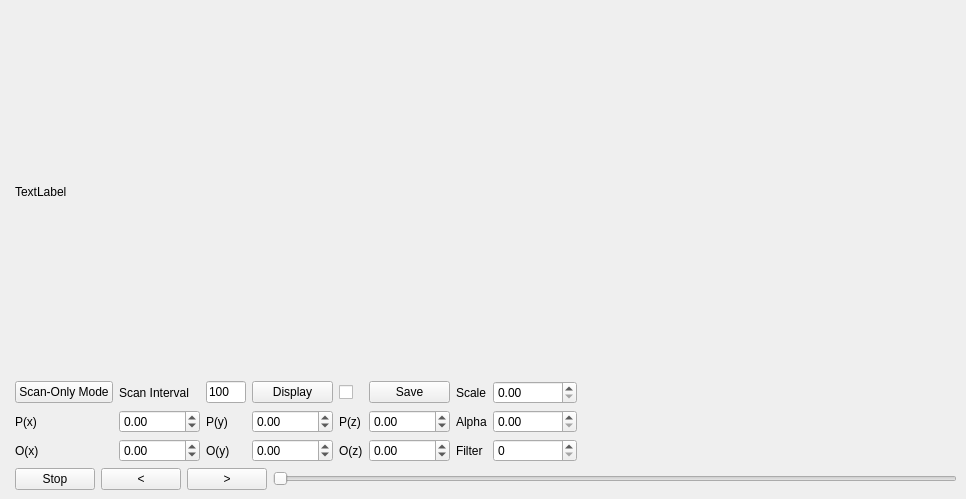
<?xml version="1.0" encoding="UTF-8"?>
<ui version="4.0">
 <class>PCLViewer</class>
 <widget class="QMainWindow" name="PCLViewer">
  <property name="geometry">
   <rect>
    <x>0</x>
    <y>0</y>
    <width>966</width>
    <height>499</height>
   </rect>
  </property>
  <property name="minimumSize">
   <size>
    <width>0</width>
    <height>0</height>
   </size>
  </property>
  <property name="maximumSize">
   <size>
    <width>5000</width>
    <height>5000</height>
   </size>
  </property>
  <property name="windowTitle">
   <string>PCLViewer</string>
  </property>
  <widget class="QWidget" name="centralwidget">
   <layout class="QGridLayout" name="gridLayout">
    <item row="0" column="1">
     <layout class="QHBoxLayout" name="horizontalLayout">
      <item>
       <widget class="QVTKWidget" name="qvtkWidget" native="true"/>
      </item>
      <item>
       <layout class="QVBoxLayout" name="verticalLayout">
        <item>
         <widget class="QLabel" name="ImageLabel">
          <property name="text">
           <string>TextLabel</string>
          </property>
         </widget>
        </item>
        <item>
         <layout class="QGridLayout" name="gridLayout_2">
          <item row="0" column="1">
           <widget class="QLabel" name="ScanIntervalLabel">
            <property name="maximumSize">
             <size>
              <width>16777215</width>
              <height>16777215</height>
             </size>
            </property>
            <property name="text">
             <string>Scan Interval</string>
            </property>
           </widget>
          </item>
          <item row="2" column="7">
           <widget class="QDoubleSpinBox" name="oy">
            <property name="minimum">
             <double>-99999.000000000000000</double>
            </property>
            <property name="maximum">
             <double>99999.000000000000000</double>
            </property>
           </widget>
          </item>
          <item row="2" column="1">
           <widget class="QDoubleSpinBox" name="ox">
            <property name="minimum">
             <double>-99999.000000000000000</double>
            </property>
            <property name="maximum">
             <double>99999.000000000000000</double>
            </property>
           </widget>
          </item>
          <item row="1" column="8">
           <widget class="QLabel" name="label_3">
            <property name="text">
             <string>P(z)</string>
            </property>
           </widget>
          </item>
          <item row="0" column="2">
           <widget class="QLineEdit" name="ScanIntervalEdit">
            <property name="maximumSize">
             <size>
              <width>40</width>
              <height>16777215</height>
             </size>
            </property>
            <property name="text">
             <string>100</string>
            </property>
           </widget>
          </item>
          <item row="0" column="0">
           <widget class="QPushButton" name="VideoModeButton">
            <property name="text">
             <string>Scan-Only Mode</string>
            </property>
           </widget>
          </item>
          <item row="2" column="0">
           <widget class="QLabel" name="label_4">
            <property name="text">
             <string>O(x)</string>
            </property>
           </widget>
          </item>
          <item row="1" column="1">
           <widget class="QDoubleSpinBox" name="px">
            <property name="minimum">
             <double>-99999.000000000000000</double>
            </property>
            <property name="maximum">
             <double>99999.000000000000000</double>
            </property>
           </widget>
          </item>
          <item row="2" column="8">
           <widget class="QLabel" name="label_6">
            <property name="text">
             <string>O(z)</string>
            </property>
           </widget>
          </item>
          <item row="1" column="0">
           <widget class="QLabel" name="label">
            <property name="text">
             <string>P(x)</string>
            </property>
           </widget>
          </item>
          <item row="1" column="7">
           <widget class="QDoubleSpinBox" name="py">
            <property name="minimum">
             <double>-99999.000000000000000</double>
            </property>
            <property name="maximum">
             <double>99999.000000000000000</double>
            </property>
           </widget>
          </item>
          <item row="1" column="9">
           <widget class="QDoubleSpinBox" name="pz">
            <property name="minimum">
             <double>-99999.000000000000000</double>
            </property>
            <property name="maximum">
             <double>99999.000000000000000</double>
            </property>
           </widget>
          </item>
          <item row="2" column="9">
           <widget class="QDoubleSpinBox" name="oz">
            <property name="minimum">
             <double>-99999.000000000000000</double>
            </property>
            <property name="maximum">
             <double>99999.000000000000000</double>
            </property>
           </widget>
          </item>
          <item row="1" column="2">
           <widget class="QLabel" name="label_2">
            <property name="text">
             <string>P(y)</string>
            </property>
           </widget>
          </item>
          <item row="2" column="2">
           <widget class="QLabel" name="label_5">
            <property name="text">
             <string>O(y)</string>
            </property>
           </widget>
          </item>
          <item row="1" column="16">
           <spacer name="horizontalSpacer_2">
            <property name="orientation">
             <enum>Qt::Horizontal</enum>
            </property>
            <property name="sizeHint" stdset="0">
             <size>
              <width>40</width>
              <height>20</height>
             </size>
            </property>
           </spacer>
          </item>
          <item row="1" column="13">
           <widget class="QLabel" name="label_8">
            <property name="text">
             <string>Alpha</string>
            </property>
           </widget>
          </item>
          <item row="1" column="14">
           <widget class="QDoubleSpinBox" name="alpha">
            <property name="maximum">
             <double>1.000000000000000</double>
            </property>
            <property name="singleStep">
             <double>0.010000000000000</double>
            </property>
           </widget>
          </item>
          <item row="2" column="13">
           <widget class="QLabel" name="label_9">
            <property name="text">
             <string>Filter</string>
            </property>
           </widget>
          </item>
          <item row="0" column="13">
           <widget class="QLabel" name="label_7">
            <property name="text">
             <string>Scale</string>
            </property>
           </widget>
          </item>
          <item row="0" column="14">
           <widget class="QDoubleSpinBox" name="scale">
            <property name="maximum">
             <double>99990000.000000000000000</double>
            </property>
            <property name="singleStep">
             <double>0.010000000000000</double>
            </property>
           </widget>
          </item>
          <item row="2" column="14">
           <widget class="QSpinBox" name="filter">
            <property name="maximum">
             <number>99999</number>
            </property>
           </widget>
          </item>
          <item row="0" column="9">
           <widget class="QPushButton" name="SaveButton">
            <property name="text">
             <string>Save</string>
            </property>
           </widget>
          </item>
          <item row="0" column="8">
           <widget class="QCheckBox" name="DisplayBox">
            <property name="text">
             <string/>
            </property>
           </widget>
          </item>
          <item row="0" column="7">
           <widget class="QPushButton" name="DisplayButton">
            <property name="text">
             <string>Display</string>
            </property>
           </widget>
          </item>
         </layout>
        </item>
        <item>
         <layout class="QHBoxLayout" name="horizontalLayout_2">
          <item>
           <widget class="QPushButton" name="PlayButton">
            <property name="text">
             <string>Stop</string>
            </property>
           </widget>
          </item>
          <item>
           <widget class="QPushButton" name="BackButton">
            <property name="text">
             <string>&lt;</string>
            </property>
           </widget>
          </item>
          <item>
           <widget class="QPushButton" name="GoButton">
            <property name="text">
             <string>&gt;</string>
            </property>
           </widget>
          </item>
          <item>
           <widget class="QSlider" name="PlaySlider">
            <property name="orientation">
             <enum>Qt::Horizontal</enum>
            </property>
           </widget>
          </item>
         </layout>
        </item>
       </layout>
      </item>
     </layout>
    </item>
   </layout>
  </widget>
 </widget>
 <customwidgets>
  <customwidget>
   <class>QVTKWidget</class>
   <extends>QWidget</extends>
   <header>QVTKWidget.h</header>
  </customwidget>
 </customwidgets>
 <resources/>
 <connections/>
</ui>
